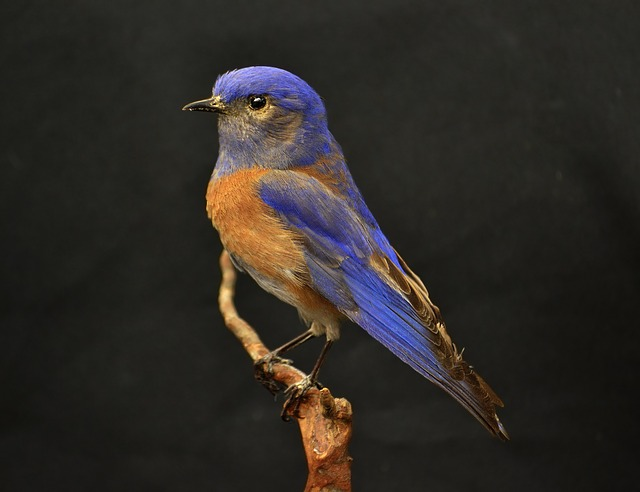
#> input picture First Assignment/images/bird.jpg, 640 x 492 px
$ python exercise2c.py   (older library calls are emulated)
#> lines starting #> are read from the running program, lines starting #| are printed output that depends on the picture; long printed decimals are rounded
### First Assignment/UZ_utils.py
"""
Before the first run, you need to have all necessary Python packages installed. For
that we highly recommend firstly creating Virtual Environment, to have your
development environment seperated from other projects (https://docs.python.org/3/tutorial/venv.html).

In system terminal then run: "pip install numpy opencv-python matplotlib Pillow"
"""

import numpy as np
import cv2
from matplotlib import pyplot as plt
from PIL import Image


def imread(path):
    """
    Reads an image in RGB order. Image type is transformed from uint8 to float, and
    range of values is reduced from [0, 255] to [0, 1].
    """
#> called with path = 'images/bird.jpg'
    I = Image.open(path).convert('RGB')  # PIL image.
#> I is the input picture: PIL image 640x492 RGB; mean R, G, B 46.1, 42.1, 37.6
    I = np.asarray(I)  # Converting to Numpy array.
    I = I.astype(np.float64) / 255
#> I: shape (492, 640, 3) float64
    return I


# [54 lines left out: functions imread_gray, imshow, signal_show, convolve, not called in this run]


# [25 lines that do not run on import are left out]

### First Assignment/exercise2c.py
import numpy as np
import cv2
from matplotlib import pyplot as plt
from PIL import Image

from UZ_utils import *

# c) ----------------------------------------------------------------------------
# Make the histogram from the image
def myhist(I, bins):
    H = np.zeros(bins) # Creation of the array that will contain the values of the histogram
    I.reshape(-1) # Transform I into a 1D array

    # Max and min values in I
    Imax = np.max(I)
    Imin = np.min(I)

    print(Imin, Imax)

    lim = (Imax - Imin)/bins

    for x in range(bins):
        for i in range(I.shape[0]):
            for j in range(I.shape[1]):
                lim_inf = (x*lim) + Imin
                lim_sup = (x+1) * lim + Imin

                if (lim_inf <= I[i,j] and I[i,j] < lim_sup):
                    H[x] = H[x] + 1

    return H

Img = imread('images/bird.jpg') # --> Image values are from [0,1] float
I_gray = ((Img[:,:,0] + Img[:,:,1] + Img[:,:,2]) / 3) * 5
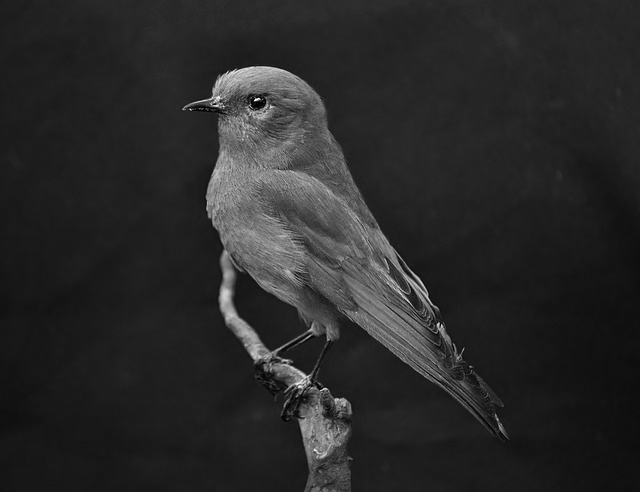
#> I_gray: shape (492, 640) float64; min 0.00654, max 4.97, mean 0.823; drawn with min black and max white

plt.subplot(1,3,1)
plt.imshow(I_gray, cmap="gray")
plt.title('Grayscale')

Hist = myhist(I_gray,10) # Histogram
#> in myhist, `Imax = np.max(I)`: Imax = 4.97
#> in myhist, `Imin = np.min(I)`: Imin = 0.00654
#| 0.006536 4.967
#> in myhist, `lim = (Imax - Imin)/bins`: lim = 0.496
#> after the loop in myhist, `for x in range(bins):`: H = [52495, 217093, 8693, 13161, 12649, 7545, 2415, 675, 135, 18]
#> Hist has the same summary as H in myhist

Hist_normalized = Hist / (I_gray.shape[0] * I_gray.shape[1])
#> Hist_normalized = [0.167, 0.689, 0.0276, 0.0418, 0.0402, 0.024, 0.00767, 0.00214, 0.000429, 5.72e-05]

plt.subplot(1,3,2)
plt.bar(range(len(Hist_normalized)), Hist_normalized)
plt.title('10 bins')

'''
# To make sure that the sum adds up to 1
sum = 0
for x in Hist_normalized:
    sum = sum + x

'''
Hist_normalized = myhist(I_gray,8) / (I_gray.shape[0] * I_gray.shape[1])
#| 0.006536 4.967
#> Hist_normalized = [0.44, 0.428, 0.0472, 0.0508, 0.0268, 0.00627, 0.00108, 0.000105]
plt.subplot(1,3,3)
plt.bar(range(len(Hist_normalized)), Hist_normalized)
plt.title('8 bins')

plt.show()
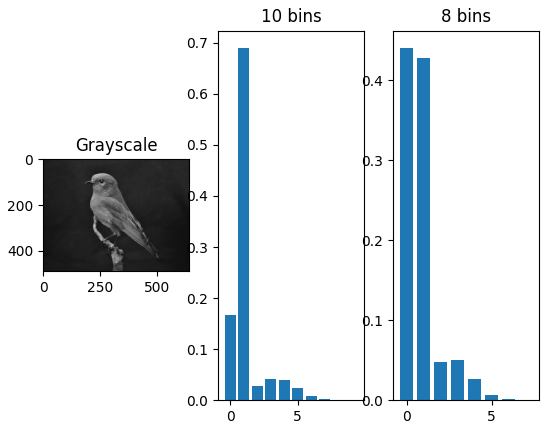
#> figure drawn by matplotlib, 3 panels; panel 2: tallest bar 0.689 high, from x = 0.6 to 1.4; panel 3: tallest bar 0.44 high, from x = -0.4 to 0.4
